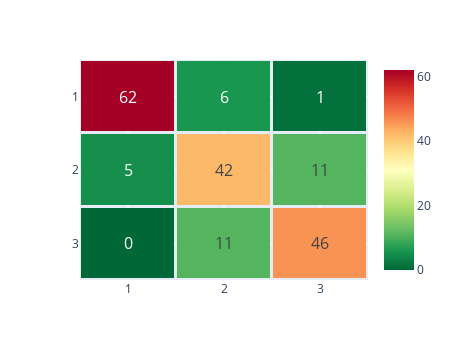

This figure's notebook cell:
### Code cell
heatmap_plotly(pd.DataFrame(confusion_matrix(testY, result_C45)))

### Figure 1 — Plotly figure (JSON) as saved in the notebook; plotly's stock layout.template omitted (floating-point values rounded to 4 significant figures)
{"data": [{"coloraxis": "coloraxis", "hovertemplate": "x: %{x}<br>y: %{y}<br>color: %{z}<extra></extra>", "name": "0", "textfont": {"size": 16}, "texttemplate": "%{z}", "type": "heatmap", "x": ["1", "2", "3"], "xaxis": "x", "xgap": 3, "y": ["1", "2", "3"], "yaxis": "y", "ygap": 3, "z": [[62, 6, 1], [5, 42, 11], [0, 11, 46]]}], "layout": {"coloraxis": {"colorscale": [[0, "rgb(0,104,55)"], [0.1, "rgb(26,152,80)"], [0.2, "rgb(102,189,99)"], [0.3, "rgb(166,217,106)"], [0.4, "rgb(217,239,139)"], [0.5, "rgb(255,255,191)"], [0.6, "rgb(254,224,139)"], [0.7, "rgb(253,174,97)"], [0.8, "rgb(244,109,67)"], [0.9, "rgb(215,48,39)"], [1, "rgb(165,0,38)"]]}, "height": 360, "margin": {"t": 60}, "width": 450, "xaxis": {"anchor": "y", "domain": [0, 1]}, "yaxis": {"anchor": "x", "autorange": "reversed", "domain": [0, 1]}}}
